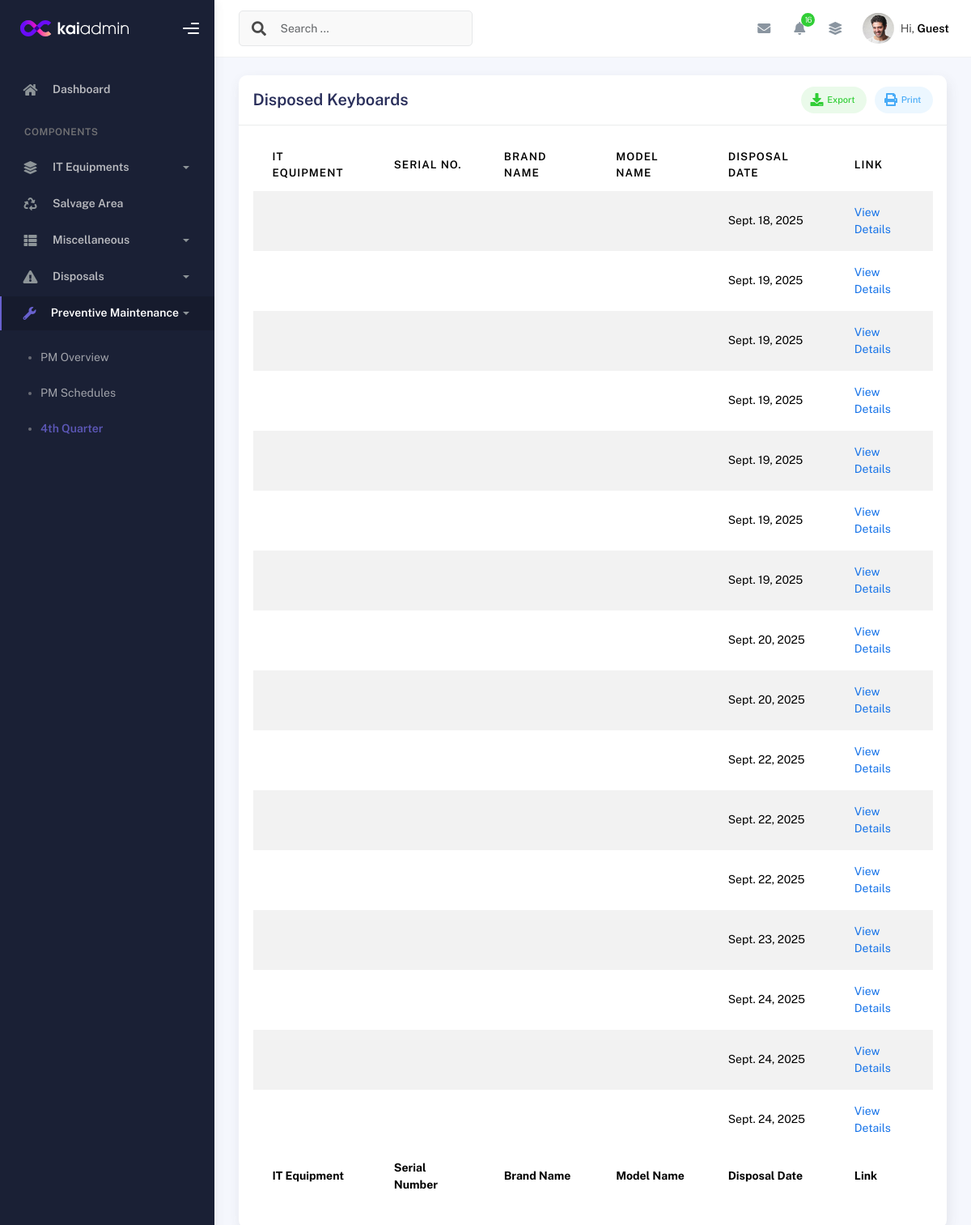
The page /disposed_keyboards/ on the database its author committed.
### inventory/models.py (models this page shows, shortened)
class DisposedKeyboard(models.Model):
    keyboard_dispose_db = models.ForeignKey(KeyboardDetails, on_delete=models.CASCADE)
    desktop_package = models.ForeignKey(Desktop_Package, related_name='keyboards_details', on_delete=models.CASCADE, null=True)
    disposed_under = models.ForeignKey(DisposedDesktopDetail, on_delete=models.CASCADE, related_name="disposed_keyboards", null=True, blank=True)
    disposal_date = models.DateField(default=timezone.now)

### inventory/views.py (the view)
# urls.py: path('disposed_keyboards/', views.disposed_keyboards, name='disposed_keyboards'),
def disposed_keyboards(request):
    disposed_keyboards = DisposedKeyboard.objects.all()
    return render(request, 'disposed_keyboards.html', {'disposed_keyboards': disposed_keyboards})

### templates/disposed_keyboards.html (shortened to what this page needs)
{% extends 'base.html' %}
{% block content %}
<div class="container">
  <div class="page-inner">
    <div class="row">
      <div class="col-md-12">
        <div class="card">
          <div class="card-header">
            <div class="card-head-row">
              <h4 class="card-title">Disposed Keyboards</h4>
              <div class="card-tools">
                <a href="#" class="btn btn-label-success btn-round btn-sm me-2">
                  <span class="btn-label">
                  </span>
                  Export
                </a>
                <a href="#" class="btn btn-label-info btn-round btn-sm">
                  <span class="btn-label">
                  </span>
                  Print
                </a>
              </div>
            </div>
          </div>
          <div class="card-body">
            <div class="table-responsive">
              <table id="disposed-keyboards-table" class="display table table-striped table-hover">
                <thead>
                  <tr>
                    <th>IT Equipment</th>
                    <th>Serial No.</th>
                    <th>Brand Name</th>
                    <th>Model Name</th>
                    <th>Disposal Date</th>
                    <th>Link</th>
                  </tr>
                </thead>
                <tfoot>
                  <tr>
                    <th>IT Equipment</th>
                    <th>Serial Number</th>
                    <th>Brand Name</th>
                    <th>Model Name</th>
                    <th>Disposal Date</th>
                    <th>Link</th>
                  </tr>
                </tfoot>
                <tbody>
                  {% for disposed_keyboard in disposed_keyboards %}
                  <tr>
                    <td>{{ disposed_keyboard.keyboard.desktop_package }}</td>
                    <td>{{ disposed_keyboard.keyboard.keyboard_sn }}</td>
                    <td>{{ disposed_keyboard.keyboard.brand }}</td>
                    <td>{{ disposed_keyboard.keyboard.model }}</td>
                    <td>{{ disposed_keyboard.disposal_date }}</td>
                    <td>
                      <a href="{% url 'desktop_detailed_view' disposed_keyboard.keyboard.desktop_package.id %}">
                        <span class="sub-item">View Details</span>
                      </a>
                    </td>
                  </tr>
                  {% endfor %}
                </tbody>
              </table>
            </div>
          </div>
        </div>
      </div>
    </div>
  </div>
</div>
{% endblock %}

### rows shown on the page
DisposedKeyboard: disposal_date "Sept. 18, 2025"
DisposedKeyboard: disposal_date "Sept. 19, 2025"
DisposedKeyboard: disposal_date "Sept. 19, 2025"
DisposedKeyboard: disposal_date "Sept. 19, 2025"
DisposedKeyboard: disposal_date "Sept. 19, 2025"
DisposedKeyboard: disposal_date "Sept. 19, 2025"
DisposedKeyboard: disposal_date "Sept. 19, 2025"
DisposedKeyboard: disposal_date "Sept. 20, 2025"
DisposedKeyboard: disposal_date "Sept. 20, 2025"
DisposedKeyboard: disposal_date "Sept. 22, 2025"
DisposedKeyboard: disposal_date "Sept. 22, 2025"
DisposedKeyboard: disposal_date "Sept. 22, 2025"
DisposedKeyboard: disposal_date "Sept. 23, 2025"
DisposedKeyboard: disposal_date "Sept. 24, 2025"
DisposedKeyboard: disposal_date "Sept. 24, 2025"
DisposedKeyboard: disposal_date "Sept. 24, 2025"

### other values the page prints
{{ pending_pm_count }} "16"
